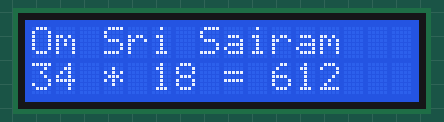
This sketch was run on a simulated Arduino Uno, built with avr-gcc and run on an emulated ATmega328P. Shown: 16×2 character LCD. Random numbers use the default seed unless the sketch sets one.

Above: at 0.1 s.
At 4.3 s:
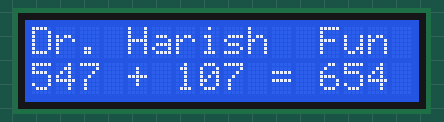
At 8.0 s:
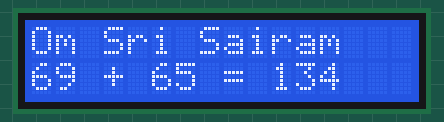
At 16.3 s:
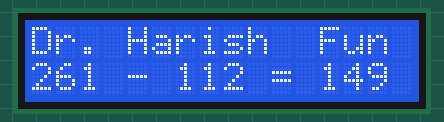
At 27.1 s:
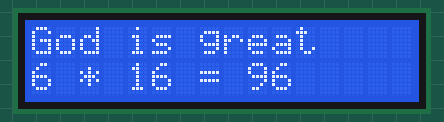
At 37.9 s:
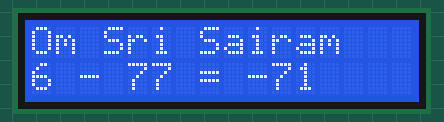

Measured:
- what the display in image 1 shows lasts 3.7 s, from 4.3 s to 8.0 s
- what the display in image 2 shows lasts 4.9 s, from 8.0 s to 12.9 s
- what the display in image 3 shows lasts 5.6 s, from 16.2 s to 21.8 s
- what the display in image 4 shows lasts 5.4 s, from 27.1 s to 32.5 s

The sketch:

LCDFUNandteach2.ino
```cpp
/*
Code by Dr. Harish with LCD shield to display random sentances and revise math!
Can be used in schools and homes! Costs 1000 re to make and can be sold @ 1250 with profit or hobbyists can make it..
Can add school or home name in sentances which come up..

Auto problems display in scientific calculators based on a button like this code would be a great sale including integrands exponents etc.
*/
// include the library code:
#include <LiquidCrystal.h>

// initialize the library by associating any needed LCD interface pin
// with the arduino pin number it is connected to
const int rs = 8, en = 9, d4 = 4, d5 = 5, d6 = 6, d7 = 7;
LiquidCrystal lcd(rs, en, d4, d5, d6, d7);

void setup() {
  // set up the LCD's number of columns and rows:
  lcd.begin(16, 2);
  // Print a message to the LCD.
  randomSeed(analogRead(0));
}

void loop() {
  // set the cursor to column 0, line 1
  // (note: line 1 is the second row, since counting begins with 0):
  lcd.setCursor(0, 0);
  int a;
   a=int(random(3));
  if(a==0){
  lcd.print("Dr. Harish  Fun   ");}
  if(a==1){
    lcd.print("God is great    ");
  }

   if(a==2){
    lcd.print("Om Sri Sairam   ");
  }
  lcd.setCursor(0, 1);


  int b;
  int c;
  int d;
   a=int(random(3));
  if(a==0){//select sum
  b=int(random(620));
  c=int(random(120));
  d=b+c;

      lcd.print(b);
    lcd.print(" + ");
    lcd.print(c);

      lcd.print(" = ");
      lcd.print(d);
      lcd.print("    ");
    }
  if(a==1){//select product
  b=int(random(40));
  c=int(random(40));
  d=b*c;

      lcd.print(b);
    lcd.print(" * ");
    lcd.print(c);

      lcd.print(" = ");
      lcd.print(d);
      lcd.print("    ");
    }

  if(a==2){//select product
  b=int(random(620));
  c=int(random(140));
  d=b-c;

      lcd.print(b);
    lcd.print(" - ");
    lcd.print(c);

      lcd.print(" = ");
      lcd.print(d);
      lcd.print("    ");
    }
  delay(3000+random(3000));

}
```
